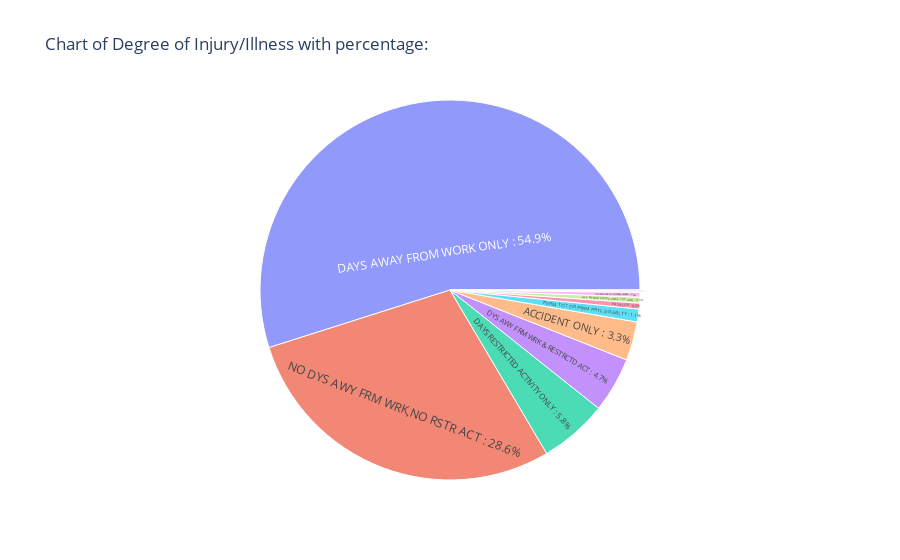

This figure's notebook cell:
### Code cell
# Plot for the Degree of injury

counts_degree_injury = df["DEGREE_INJURY"].value_counts()
# Calculate total count for degree of injury
total_count_degree_injury = counts_degree_injury.sum()

# Calculate percentage value for each degree of injury category
percentage_degree_injury = ((counts_degree_injury / total_count_degree_injury) * 100).round(1)

# Create a DataFrame with the percentages for degree of injury
df_degree_injury = pd.DataFrame({'Percentage': percentage_degree_injury})

# Add the degree of injury category as a new column in the DataFrame
df_degree_injury['Degree of Injury'] = df_degree_injury.index

# Create the sunburst chart
fig = go.Figure(go.Sunburst(
    ids=df_degree_injury['Degree of Injury'],
    labels=df_degree_injury['Degree of Injury'] + ' : ' + df_degree_injury['Percentage'].astype(str) + '%',
    parents=[''] * len(df_degree_injury),
    values=df_degree_injury['Percentage'],
))

# Update the layout
fig.update_layout(
    title='Chart of Degree of Injury/Illness with percentage:',
)

fig.show()

### Figure 1 — Plotly figure (JSON) as saved in the notebook; plotly's stock layout.template omitted (floating-point values rounded to 4 significant figures)
{"data": [{"ids": ["DAYS AWAY FROM WORK ONLY", "NO DYS AWY FRM WRK,NO RSTR ACT", "DAYS RESTRICTED ACTIVITY ONLY", "DYS AWY FRM WRK & RESTRCTD ACT", "ACCIDENT ONLY", "PERM TOT OR PERM PRTL DISABLTY", "FATALITY", "ALL OTHER CASES (INCL 1ST AID)", "INJURIES DUE TO NATURAL CAUSES", "NO VALUE FOUND", "INJURIES INVOLVNG NONEMPLOYEES", "OCCUPATNAL ILLNESS NOT DEG 1-6"], "labels": ["DAYS AWAY FROM WORK ONLY : 54.9%", "NO DYS AWY FRM WRK,NO RSTR ACT : 28.6%", "DAYS RESTRICTED ACTIVITY ONLY : 5.8%", "DYS AWY FRM WRK & RESTRCTD ACT : 4.7%", "ACCIDENT ONLY : 3.3%", "PERM TOT OR PERM PRTL DISABLTY : 1.1%", "FATALITY : 0.5%", "ALL OTHER CASES (INCL 1ST AID) : 0.5%", "INJURIES DUE TO NATURAL CAUSES : 0.4%", "NO VALUE FOUND : 0.1%", "INJURIES INVOLVNG NONEMPLOYEES : 0.1%", "OCCUPATNAL ILLNESS NOT DEG 1-6 : 0.0%"], "parents": ["", "", "", "", "", "", "", "", "", "", "", ""], "type": "sunburst", "values": [54.9, 28.6, 5.8, 4.7, 3.3, 1.1, 0.5, 0.5, 0.4, 0.1, 0.1, 0]}], "layout": {"title": {"text": "Chart of Degree of Injury/Illness with percentage:"}}}
